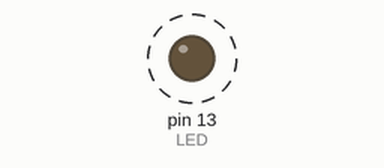
The program below on a simulated Arduino Uno, built with avr-gcc and run on an emulated ATmega328P. Shown: output pins drawn as LEDs (lit = HIGH). Dashed ring = blinking. What the program prints to the serial monitor is not drawn.

Above: at 0.18 s.
Timing chart, 0 to 3.0 s (numbered marks = the images above):
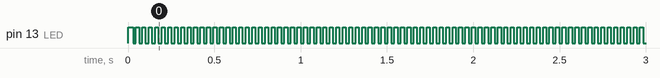

Measured:
- by itself, pin 13 (LED): alternates HIGH for 0.02 s and LOW for 0.02 s
- by itself, everything shown: repeats every 6.7 s, in 18 steps

The program:

main.cpp
```cpp
#include <Arduino.h>

#include <Arduino_FreeRTOS.h>
#include "semphr.h"
#define  LED  13
SemaphoreHandle_t xBinarySemaphore;
void setup()
{
  Serial.begin(9600);
  pinMode(LED ,OUTPUT);
  xBinarySemaphore = xSemaphoreCreateBinary();
  xTaskCreate(LedOnTask, "LedON",100,NULL,1,NULL);
  xTaskCreate(LedoffTask, "LedOFF", 100,NULL,1,NULL);
  xSemaphoreGive(xBinarySemaphore);
}

void loop(){}
void LedOnTask(void *pvParameters)
{
  while(1)
  {
   xSemaphoreTake(xBinarySemaphore,portMAX_DELAY);
   Serial.println("Inside LedOnTask");
   digitalWrite(LED,LOW);
   xSemaphoreGive(xBinarySemaphore);
   vTaskDelay(1);
  }
}
void LedoffTask(void *pvParameters)
{
  while(1)
  {
    xSemaphoreTake(xBinarySemaphore,portMAX_DELAY);
    Serial.println("Inside LedffTask");
    digitalWrite(LED,HIGH);
    xSemaphoreGive(xBinarySemaphore);
    vTaskDelay(1);
  }
}
```
